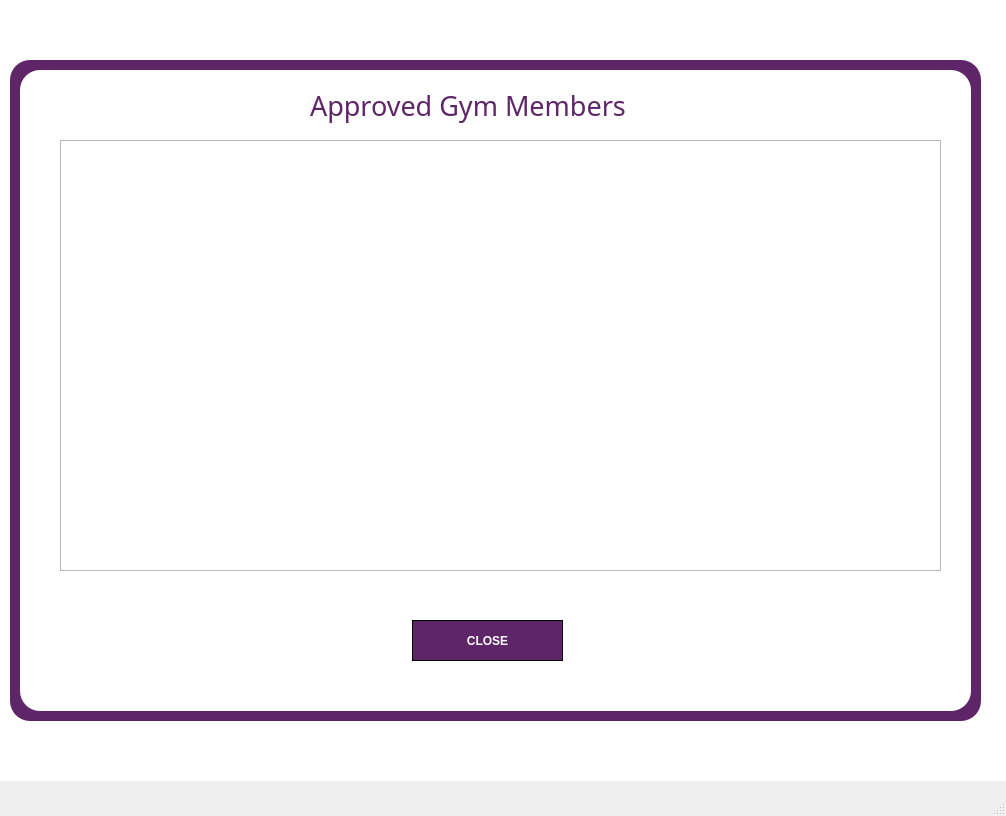
<?xml version="1.0" encoding="UTF-8"?>
<ui version="4.0">
 <class>MainWindow</class>
 <widget class="QMainWindow" name="MainWindow">
  <property name="geometry">
   <rect>
    <x>0</x>
    <y>0</y>
    <width>1006</width>
    <height>816</height>
   </rect>
  </property>
  <property name="windowTitle">
   <string>MainWindow</string>
  </property>
  <property name="styleSheet">
   <string notr="true">


QLabel {
  color:#5e2568;
	
	font: 10pt &quot;Arial Nova&quot;;
}

QLineEdit {
  border-radius: 8px;
  border: 1px solid #e0e4e7;
  padding: 0px 15px;
}

QLineEdit:focus 
{
  border: 1px solid #d0e3ff;
}

QPushButton {
  font: 10pt &quot;Nirmala UI&quot;;
  background-color: #5e2568;
  color: #fff;
  font-weight: 600;
  border-radius: 100px;
  border: 1px solid;
  padding: 5px 15px;
  margin-top: 10px;
  outline: 0px;
}

QPushButton:hover,	
QPushButton:focus 
{
  border: 3px solid #9d00ff;
}



</string>
  </property>
  <widget class="QWidget" name="centralwidget">
   <widget class="QPushButton" name="pushButton">
    <property name="geometry">
     <rect>
      <x>412</x>
      <y>610</y>
      <width>151</width>
      <height>51</height>
     </rect>
    </property>
    <property name="text">
     <string>CLOSE</string>
    </property>
   </widget>
   <widget class="QTableWidget" name="tableWidget">
    <property name="geometry">
     <rect>
      <x>60</x>
      <y>140</y>
      <width>881</width>
      <height>431</height>
     </rect>
    </property>
   </widget>
   <widget class="QWidget" name="widget" native="true">
    <property name="geometry">
     <rect>
      <x>20</x>
      <y>70</y>
      <width>951</width>
      <height>641</height>
     </rect>
    </property>
    <property name="styleSheet">
     <string notr="true">background-color: rgb(255, 255, 255);
border-radius: 20px </string>
    </property>
    <widget class="QLabel" name="label">
     <property name="geometry">
      <rect>
       <x>290</x>
       <y>0</y>
       <width>381</width>
       <height>71</height>
      </rect>
     </property>
     <property name="font">
      <font>
       <family>Arial Nova</family>
       <pointsize>20</pointsize>
       <weight>50</weight>
       <italic>false</italic>
       <bold>false</bold>
      </font>
     </property>
     <property name="styleSheet">
      <string notr="true">font: 20pt &quot;Arial Nova&quot;;</string>
     </property>
     <property name="text">
      <string>Approved Gym Members</string>
     </property>
    </widget>
   </widget>
   <widget class="QWidget" name="widget_2" native="true">
    <property name="geometry">
     <rect>
      <x>10</x>
      <y>60</y>
      <width>971</width>
      <height>661</height>
     </rect>
    </property>
    <property name="styleSheet">
     <string notr="true">background-color: rgb(94, 37, 104);
border-radius: 20px </string>
    </property>
   </widget>
   <widget class="QWidget" name="widget_3" native="true">
    <property name="geometry">
     <rect>
      <x>-30</x>
      <y>0</y>
      <width>1101</width>
      <height>781</height>
     </rect>
    </property>
    <property name="styleSheet">
     <string notr="true">background-color: rgb(255, 255, 255);
border-radius: 20px </string>
    </property>
   </widget>
   <zorder>widget_3</zorder>
   <zorder>widget_2</zorder>
   <zorder>widget</zorder>
   <zorder>pushButton</zorder>
   <zorder>tableWidget</zorder>
  </widget>
  <widget class="QMenuBar" name="menubar">
   <property name="geometry">
    <rect>
     <x>0</x>
     <y>0</y>
     <width>1006</width>
     <height>26</height>
    </rect>
   </property>
  </widget>
  <widget class="QStatusBar" name="statusbar"/>
 </widget>
 <resources/>
 <connections/>
</ui>
